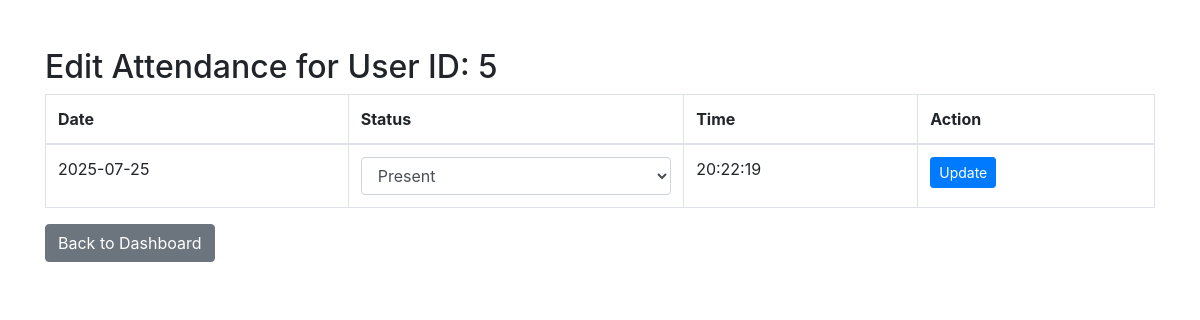
Screenshot of /edit_attendance/5 (signed in) with the database file from the repository.
### tables this page shows
CREATE TABLE attendance (
                        id INTEGER PRIMARY KEY AUTOINCREMENT,
                        user_id INTEGER,
                        date TEXT,
                        status TEXT, time TEXT,
                        FOREIGN KEY (user_id) REFERENCES users (id)
                      );

### app.py (the view, shortened to what this page needs)
@app.route('/edit_attendance/<int:user_id>', methods=['GET', 'POST'])
def edit_attendance(user_id):
    if 'user_id' not in session or session['role'] != 'admin':
        return redirect(url_for('login'))
    with sqlite3.connect("attendance.db") as conn:
        cursor = conn.cursor()
        cursor.execute("SELECT id, date, status, time FROM attendance WHERE user_id = ?", (user_id,))
        records = cursor.fetchall()
    return render_template('edit_attendance.html', records=records, user_id=user_id)

### templates/edit_attendance.html (shortened to what this page needs)
<!DOCTYPE html>
<html>
<head>
    <link rel="stylesheet" href="https://stackpath.bootstrapcdn.com/bootstrap/4.5.2/css/bootstrap.min.css">
</head>
<body>
<div class="container mt-5">
    <h2>Edit Attendance for User ID: {{ user_id }}</h2>
    <table class="table table-bordered">
        <thead>
            <tr><th>Date</th><th>Status</th><th>Time</th><th>Action</th></tr>
        </thead>
        <tbody>
            {% for record in records %}
            <tr>
                <form method="POST">
                    <td>{{ record[1] }}</td>
                    <td>
                        <select name="status" class="form-control">
                            <option value="present" {% if record[2] == 'present' %}selected{% endif %}>Present</option>
                        </select>
                    </td>
                    <td>{{ record[3] }}</td>
                    <td><button type="submit" class="btn btn-primary btn-sm">Update</button></td>
                </form>
            </tr>
            {% endfor %}
        </tbody>
    </table>
    <a href="{{ url_for('admin_dashboard') }}" class="btn btn-secondary">Back to Dashboard</a>
</div>
</body>
</html>

### rows the page displays
attendance: date "2025-07-25", status "Present", time "20:22:19"

### other values shown
{{ user_id }} "5"
